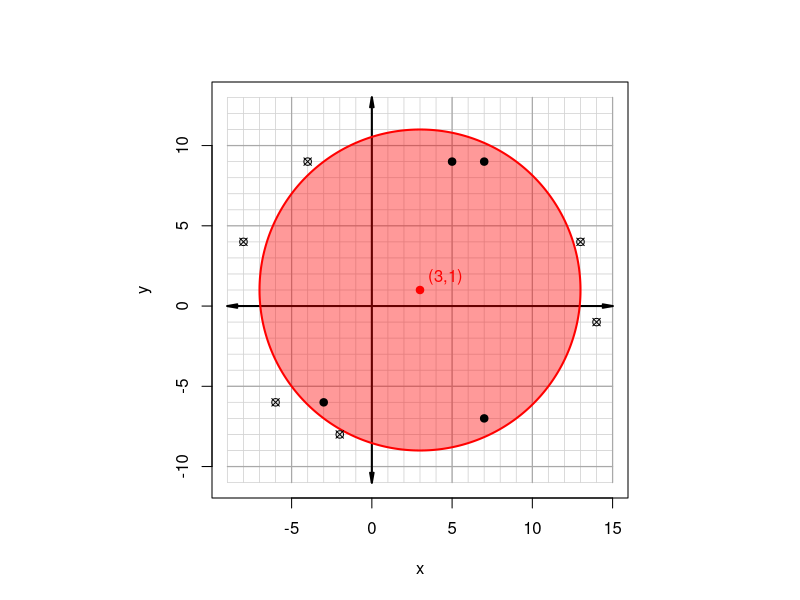

This chart was generated by the following R code:
## ---- chunk 1

while(T){
    r = sample(8:15,1)
    hk = sample(1:8,2)*sample(c(-1,1),2,T)
    h = hk[1]
    k = hk[2]
    
    ineq = paste0("(x-",h,")^2+(y-",k,")^2~\\le~",r,"^2",collapse="")
    ineq = gsub("--","+",ineq,fixed=T)
    
    ths = sort(runif(10,0,2*pi))
    xp = cos(ths)*r+h
    yp = sin(ths)*r+k
    xp = round(xp+sample(-1:1,10,T))
    yp = round(yp+sample(-1:1,10,T))
    
    pnts = paste0("(",xp,",",yp,")")
    
    sqdis = (xp-h)^2+(yp-k)^2
    isin = sqdis<=r^2
    
    if(length(unique(pnts))==10 && max(diff(sort(c(0,ths,min(ths)+2*pi))))<pi/3 && sum(isin)>2 && sum(isin)<8){break}
}

al = paste0("* ",pnts,collapse="\n")

ts = c("is NOT in","is in")
sols = paste0("* point ",pnts," ",ts[isin+rep(1,10)],collapse = "\n")


## ---- chunk 2
par(pty="s")
xmin = h-r-2
xmax = h+r+2
ymin = k-r-2
ymax = k+r+2
plot(0,0,"n",xlim=c(xmin,xmax),ylim=c(ymin,ymax),xlab="x",ylab="y")
th = seq(0,2*pi,pi/200)

for(i in (-r-2):(r+2)){
    lines(c(xmin,xmax),c(k+i,k+i),col="lightgrey",lwd=0.8)
    lines(c(h+i,h+i),c(ymin,ymax),col="lightgrey",lwd=0.8)
}
for(i in (-r-2):(r+2)){
    if((k+i)%%5==0){
        lines(c(xmin,xmax),c(k+i,k+i),col="darkgrey",lwd=1.2)
    }
    if((h+i)%%5==0){
        lines(c(h+i,h+i),c(ymin,ymax),col="darkgrey",lwd=1.2)
    }
}
arrows(xmin,0,xmax,0,0.1,10,3,lwd=2)
arrows(0,ymin,0,ymax,0.1,10,3,lwd=2)

polygon(cos(th)*r+h,sin(th)*r+k,border="red",lwd=2,col=rgb(1,0,0,0.4))
points(xp,yp,pch=isin*6+rep(13,10))
points(h,k,col="red",pch=19)
text(h+r/20,k+r/20,paste0("(",h,",",k,")",collapse=""),adj=c(0,0),col="red")
